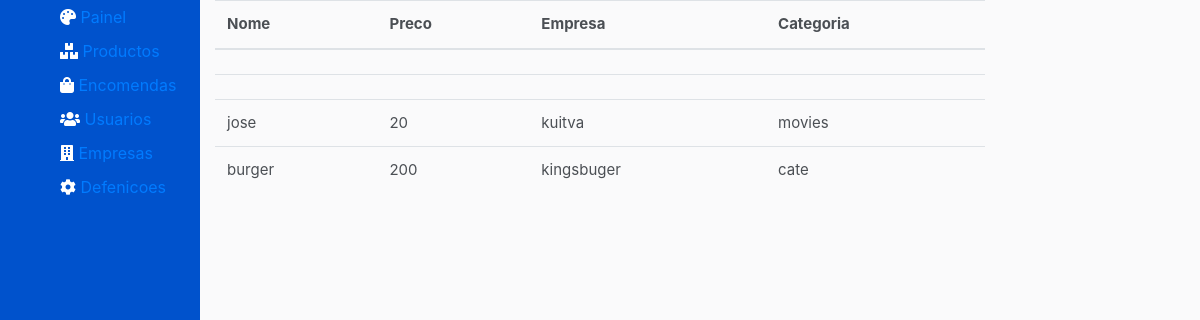
/dashboard/product/list, run on an earlier commit of the app's database.
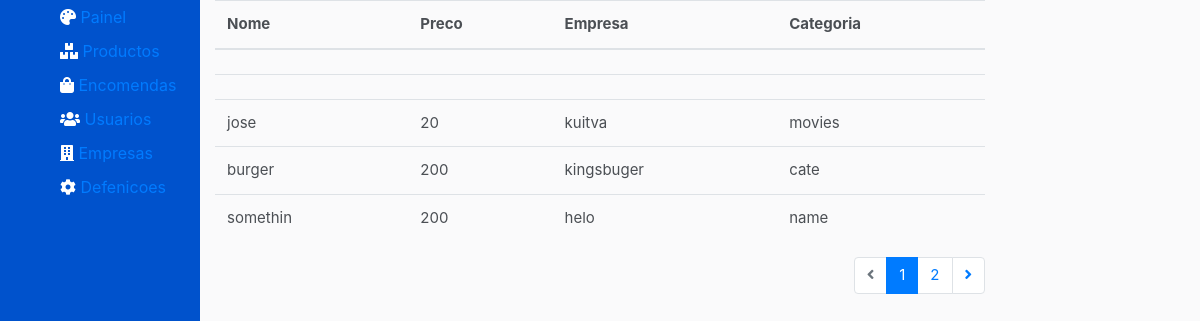
And on a later commit of the database.
### dashboard/models.py (models this page shows)
class Products(models.Model):
    name = models.CharField(max_length=30, blank=True)
    category = models.CharField(max_length=30, blank=True)
    price = models.CharField(max_length=30, blank=True)
    description = models.TextField(max_length=30, blank=True)
    company = models.CharField(max_length=30, blank=True)
    discount = models.CharField(max_length=30, blank=True)

### dashboard/views.py (the view)
# urls.py: path('product/list', views.ProductListView.as_view(),
class ProductListView(ListView):
    model = Products
    template_name = 'dashboard/product/list.html'
    context_object_name = 'products'
    paginate_by = 5
    def get_context_data(self, **kwargs):
        context = super(ProductListView, self).get_context_data(**kwargs)
        products = self.get_queryset()
        page = self.request.GET.get('page')
        paginator = Paginator(products, self.paginate_by)
        try:
            products = paginator.page(page)
        except PageNotAnInteger:
            products = paginator.page(1)
        except EmptyPage:
            products = paginator.page(paginator.num_pages)
        context['product'] = products
        return context

### price/templates/dashboard/product/list.html (shortened to what this page needs)
{% extends "price/layout/base.html" %}
{% load staticfiles %}
{% load staticfiles %}
{% block styles %}
<link rel="stylesheet" href="{% static 'stylesheet/main.css' %}">
<link rel="stylesheet" href="https://use.fontawesome.com/releases/v5.7.2/css/all.css">
<link rel="stylesheet" href="{% static 'stylesheet/dashboard.css' %}">
{% endblock %}
{% block content %}
<main>
    <div class="container-fluid">
        <div class="row">
                <div class="col-md-2 aside">
                    {% include "dashboard/aside.html" %}
                </div>
            <div class="col-md-8">
                <section>
                    <table class="table table-borderless">
                        <thead>
                        <tr>
                            <th scope="col">Nome</th>
                            <th scope="col">Preco</th>
                            <th scope="col">Empresa</th>
                            <th scope="col">Categoria</th>
                        </tr>
                        </thead>
                        <tbody>
                        {% for product in products %}
                        <tr>
                            <td colspan="1">{{ product.name }}</td>
                            <td>{{ product.price }}</td>
                            <td>{{ product.company }}</td>
                            <td>{{ product.category }}</td>
                        </tr>
                        {% endfor %}
                        </tbody>
                    </table>
                    {% if is_paginated %}
                        {% include "price/layout/pagination.html" %}
                    {% endif %}
                </section>
            </div>
        </div>
    </div>
</main>
{% endblock %}

What changed in the data, as far as the page shows it:
added Products: name "somethin", price "200", company "helo", category "name"
Also different on the page:
new list line: "1"
new list line: "2"
